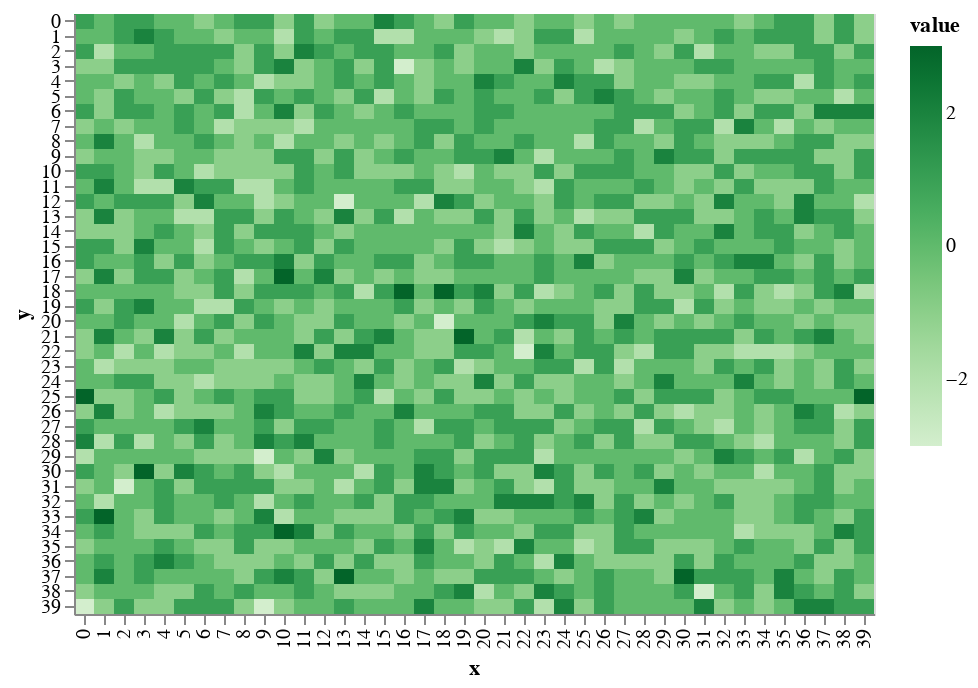

Write notebook code for a chart like this one.
### Markdown cell above
# in the beginning, the world was void and without form.

Starting with a grid with nothing on it. No elevation, no terrain. All of this will be generated procedurally. 

You can see here that the terrain is shifted on a random-normal distribution to make it look _uneven_. Making it randomly doesn't make it look _real_ so I'm going to have to be smarter about the rules that raise and lower terrain in order to make them look like mountains.

### Code cell
world.shift_terrain()
draw.drawTerrainHeight(world.grid_elevation)

### Figure 1 — Vega-Lite specification as saved in the notebook (floating-point values rounded to 4 significant figures; data arrays with more than 128 entries replaced by an {"elided": "..."} marker saying what was removed)
{"$schema": "https://vega.github.io/schema/vega-lite/v2.6.0.json", "config": {"view": {"height": 300, "width": 400}}, "data": {"name": "data-d6047d89c9f45ef977cb665809659f79"}, "datasets": {"data-d6047d89c9f45ef977cb665809659f79": {"elided": "1600 records"}}, "encoding": {"color": {"field": "value", "scale": {"scheme": "greens"}, "type": "quantitative"}, "x": {"field": "x", "type": "ordinal"}, "y": {"field": "y", "type": "ordinal"}}, "mark": "rect"}
